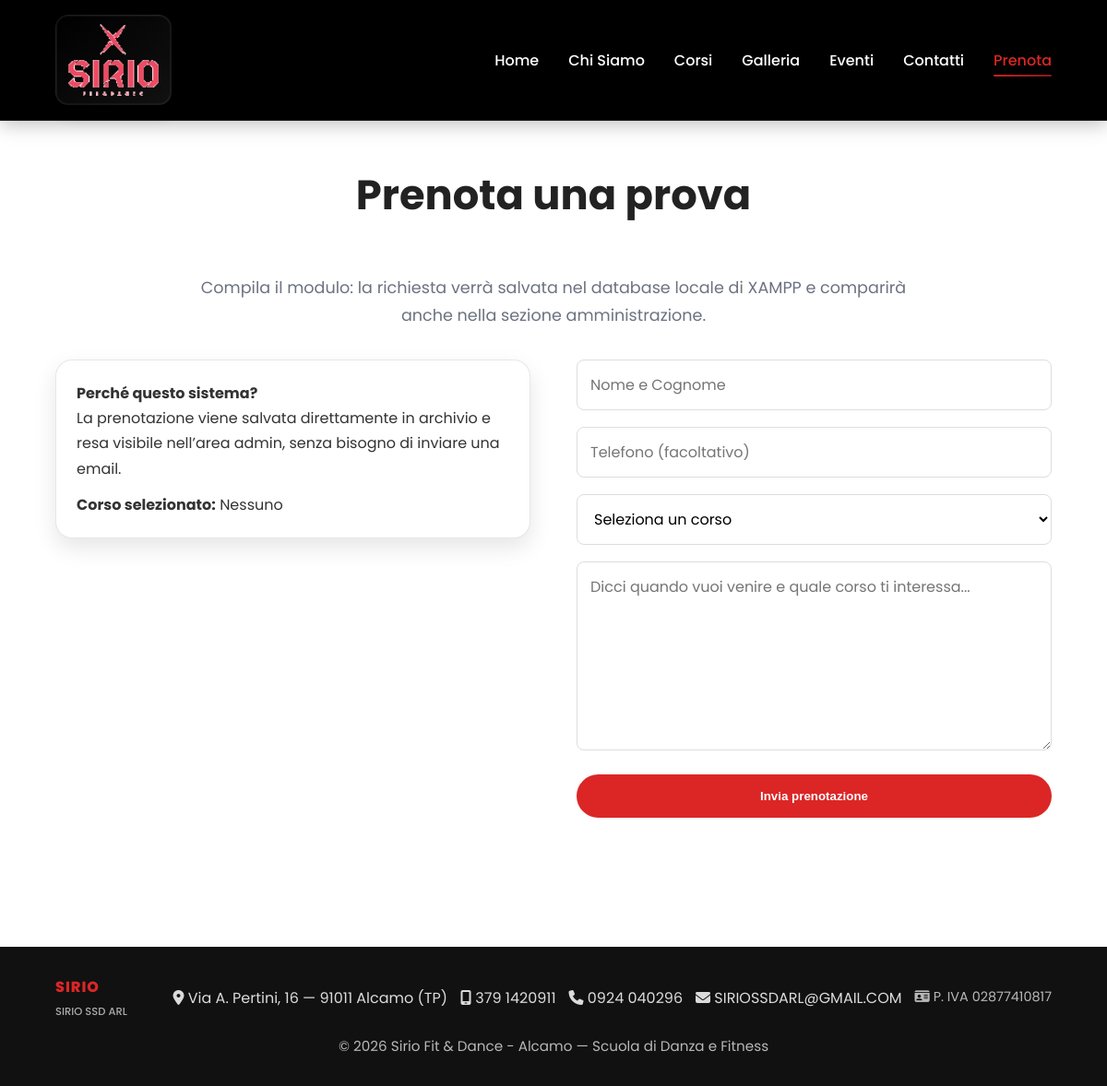
Screenshot of /prenota.php with the database file from the repository.
### tables this page shows
CREATE TABLE IF NOT EXISTS site_content (
  id INT AUTO_INCREMENT PRIMARY KEY,
  content_key VARCHAR(80) NOT NULL UNIQUE,
  content_value LONGTEXT NOT NULL,
  created_at TIMESTAMP DEFAULT CURRENT_TIMESTAMP,
  updated_at TIMESTAMP DEFAULT CURRENT_TIMESTAMP ON UPDATE CURRENT_TIMESTAMP
);

### includes/functions.php (called while the page is built, shortened)
<?php
function getContent(): array
{
    $conn = db_connect();
    $stmt = $conn->prepare('SELECT content_value FROM site_content WHERE content_key = ? LIMIT 1');
    $key = 'site_data';
    $stmt->bind_param('s', $key);
    $stmt->execute();
    $row = $stmt->get_result()->fetch_assoc();
    if ($row && !empty($row['content_value'])) {
        $decoded = json_decode($row['content_value'], true);
        if (is_array($decoded)) {
            return $decoded;
        }
    }
    $defaults = getDefaultContent();
    return $defaults;
}
function phoneTel(string $number): string {
    $digits = preg_replace('/\D+/', '', $number);
    if ($digits !== '' && $digits[0] !== '0' && strlen($digits) <= 10) {
        $digits = '39' . $digits;
    }
    return '+' . ltrim($digits, '+');
}
$content = getContent();
?>

### prenota.php (the view, shortened to what this page needs)
<?php
require 'header.php';
$corsoSlug = trim($_GET['corso'] ?? '');
$corsoSelezionato = $corsoSlug !== '' ? getCorsoBySlug($content, $corsoSlug) : null;
?>
<section class="section">
  <div class="container">
    <h2>Prenota una prova</h2>
    <p class="lead">Compila il modulo: la richiesta verrà salvata nel database locale di XAMPP e comparirà anche nella sezione amministrazione.</p>
    <div class="contact-grid" style="margin-top: 32px;">
      <div class="contact-info">
        <p><strong>Perché questo sistema?</strong></p>
        <p>La prenotazione viene salvata direttamente in archivio e resa visibile nell’area admin, senza bisogno di inviare una email.</p>
        <p style="margin-top: 12px;"><strong>Corso selezionato:</strong> <?= htmlspecialchars($corsoSelezionato['titolo'] ?? 'Nessuno') ?></p>
      </div>
      <form action="prenota.php" method="POST" class="contact-form">
        <input type="text" name="nome" placeholder="Nome e Cognome" required>
        <input type="tel" name="telefono" placeholder="Telefono (facoltativo)">
        <select name="corso_id" required>
          <option value="">Seleziona un corso</option>
        </select>
        <textarea name="messaggio" placeholder="Dicci quando vuoi venire e quale corso ti interessa..." rows="7" required></textarea>
        <button type="submit" class="btn">Invia prenotazione</button>
      </form>
    </div>
  </div>
</section>
<?php require 'footer.php'; ?>

### footer.php (shortened to what this page needs)
</main>
<footer>
  <div class="footer-inner">
    <div class="footer-top">
      <div class="footer-brand">
        SIRIO
        <small><?= htmlspecialchars($content['site']['legal_name']) ?></small>
      </div>
      <div class="footer-links">
        <a href="contatti.php"><i class="fa-solid fa-location-dot"></i> <?= htmlspecialchars($content['site']['address']) ?></a>
        <a href="tel:<?= phoneTel($content['site']['phone_mobile']) ?>"><i class="fa-solid fa-mobile-screen"></i> <?= htmlspecialchars($content['site']['phone_mobile']) ?></a>
        <a href="tel:<?= phoneTel($content['site']['phone_landline']) ?>"><i class="fa-solid fa-phone"></i> <?= htmlspecialchars($content['site']['phone_landline']) ?></a>
        <a href="mailto:<?= htmlspecialchars($content['site']['email']) ?>"><i class="fa-solid fa-envelope"></i> <?= htmlspecialchars($content['site']['email']) ?></a>
        <span class="footer-vat"><i class="fa-solid fa-id-card"></i> P. IVA <?= htmlspecialchars($content['site']['vat']) ?></span>
      </div>
    </div>
    <div class="footer-bottom">
      &copy; <?= date("Y") ?> <?= htmlspecialchars($content['site']['name']) ?> — <?= htmlspecialchars($content['site']['tagline']) ?>
    </div>
  </div>
</footer>
</body>
</html>

### assets/css/style.css (style rules this page uses)
* { margin: 0; padding: 0; box-sizing: border-box; }
body { font-family: 'Poppins', sans-serif; line-height: 1.7; color: #333; background: #ffffff; }
:root { --bg: #0f0a0a; --bg-2: #111; --text: #111827; --muted: #6b7280; --brand: #dc2626; --brand-hover: #ef4444; --brand-2: #991b1b; --card: #ffffff; --border: rgba(17, 24, 39, 0.10); --shadow: 0 10px 25px rgba(0,0,0,0.10); --shadow-2: 0 20px 40px rgba(220, 38, 38, 0.20); --radius: 18px; }
.container { max-width: 1200px; margin: 0 auto; padding: 0 5%; }
.btn { display: inline-block; padding: 16px 48px; background: var(--brand); color: white; border-radius: 50px; text-decoration: none; font-weight: 600; transition: all 0.4s ease; border: 0; cursor: pointer; }
.section { padding: 90px 0; text-align: center; }
.section h2 { font-size: 2.8rem; margin-bottom: 3rem; color: #222; }
.section .lead { max-width: 820px; margin: 0 auto; color: var(--muted); font-size: 1.1rem; }
.contact-grid { display: grid; grid-template-columns: 1fr 1fr; gap: 50px; max-width: 1100px; margin: 0 auto; text-align: left; }
.contact-info { background: #fff; border: 1px solid var(--border); border-radius: var(--radius); padding: 22px; box-shadow: var(--shadow); height: fit-content; }
.contact-form input, .contact-form textarea, .contact-form select { width: 100%; padding: 14px; margin-bottom: 18px; border: 1px solid #ddd; border-radius: 8px; font-size: 1rem; font-family: inherit; }
.contact-form button { width: 100%; }
.contact-form select { background: #fff; }
footer { background: #111; color: white; text-align: center; padding: 30px 0; margin-top: 50px; }
.footer-inner { max-width: 1200px; margin: 0 auto; padding: 0 5%; display: grid; gap: 14px; }
.footer-top { display: flex; align-items: center; justify-content: space-between; flex-wrap: wrap; gap: 10px; }
.footer-brand { font-weight: 800; letter-spacing: 1px; color: var(--brand); display: flex; flex-direction: column; align-items: flex-start; gap: 4px; }
.footer-brand small { font-size: 0.72rem; font-weight: 500; letter-spacing: 0; color: rgba(255,255,255,0.65); }
.footer-vat { color: rgba(255,255,255,0.70); font-size: 0.9rem; }
.footer-links { display: flex; gap: 14px; flex-wrap: wrap; }
.footer-links a { color: rgba(255,255,255,0.85); text-decoration: none; }
.footer-bottom { color: rgba(255,255,255,0.70); font-size: 0.95rem; }

### rows the page displays
site_content: content_value "SIRIO SSD ARL", content_value "Via A. Pertini, 16 — 91011 Alcamo (TP)", content_value "379 1420911", content_value "0924 040296", content_value "SIRIOSSDARL@GMAIL.COM", content_value "02877410817", content_value "Sirio Fit & Dance - Alcamo", content_value "Scuola di Danza e Fitness"

### other values shown
$corsoSelezionato['titolo'] "Nessuno"
